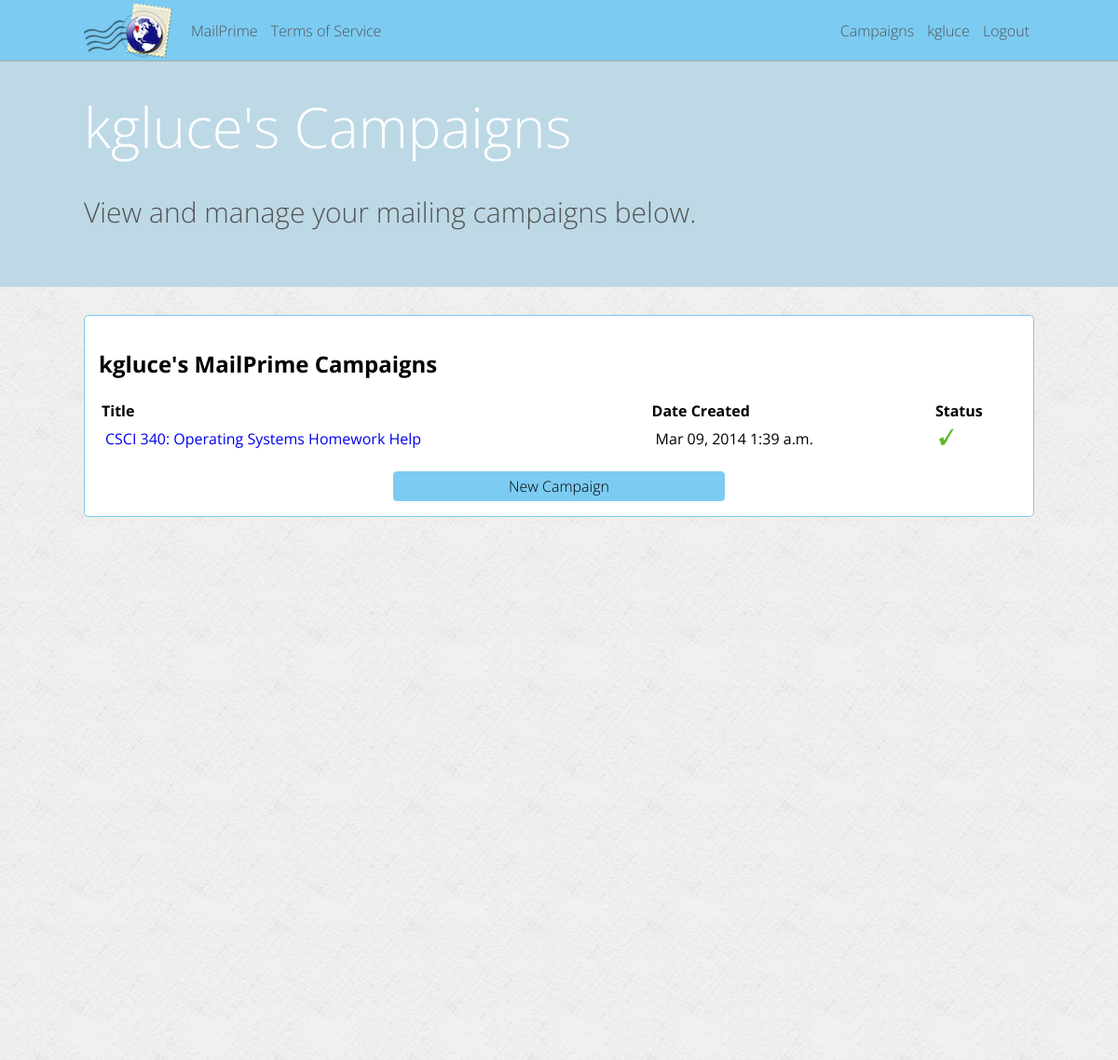
Before: /kgluce/campaigns (signed in) with the older database file.
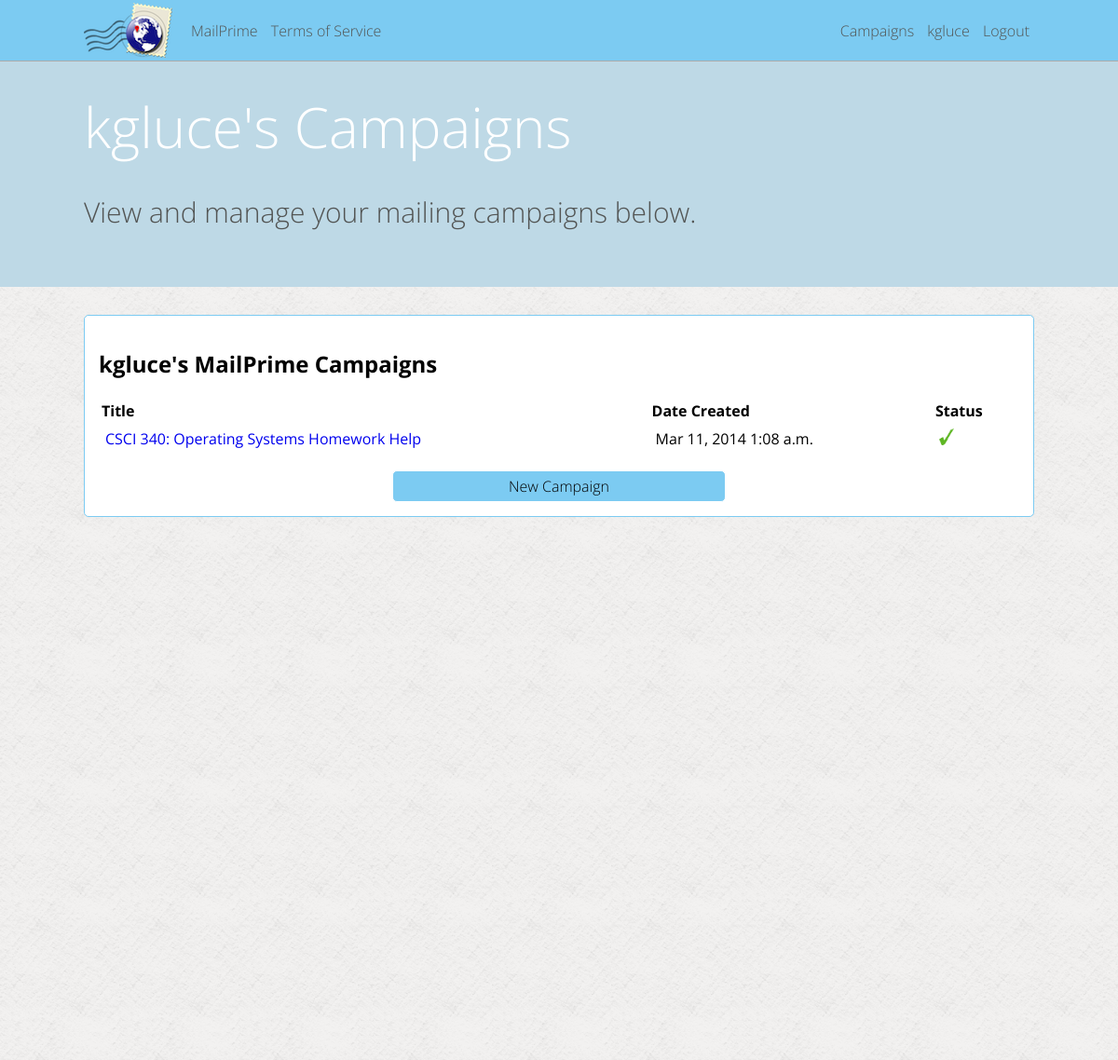
After: the same page with the newer database file.
### mailer/models.py (models this page shows, shortened)
class Campaign(models.Model):
	title = models.CharField(max_length=200)
	about = models.TextField()
	created_date = models.DateTimeField(auto_now_add=True, blank=True)
	updated_date = models.DateTimeField(auto_now=True)
	active = models.BooleanField(default=True)
	user = models.ForeignKey(User)

### mailer/campaign_views.py (the view)
# urls.py: url(r'^(\w+)/campaigns$', campaign_views.user_campaigns, name='user_campaigns'),
def user_campaigns(request, param_username):
	page_vars = { "page_title": request.user.username + '\'s campaigns' }
	if current_user(request) and param_username == request.user.username:
		user_campaigns = Campaign.objects.filter(user = request.user).order_by('-created_date')
		page_vars['campaigns'] = user_campaigns
		return render(request, 'campaign/index.html', page_vars)
	else:
		raise Http404

### mailer/lib.py (called while the page is built)
def current_user(request):
	if request.user.is_authenticated():
		return True
	else:
		return False

### mailer/templates/campaign/index.html
{% extends "_base.html" %}
{% block content %}
<div class="solid_bg">
<h2>{{ user.username }}'s MailPrime Campaigns</h2>
<table class="full_width">
<tr>
	<th>Title</th>
	<th>Date Created</th>
	<th>Status</th>
</tr>
{% for campaign in campaigns %}
<tr>
	<td><a href="/{{ user.username }}/campaign-{{ campaign.pk }}">{{ campaign.title }}</a></td>
	<td>{{ campaign.created_date|date:"M d, Y" }} {{ campaign.created_date|time:"P" }}</td>
	{% if campaign.active %}
		<td><img src="/static/images/bueno.png" height="18px" /></td>
	{% else %}
		<td><img src="/static/images/no_bueno.png" height="18px" /></td>
	{% endif %}
{% endfor %}
</table>
<a class="link_button_center" href="/{{ user.username }}/campaigns/new">New Campaign</a>
</div>
{% endblock %}
{% block header %}
<h5 id="header_title">{{ user.username }}'s Campaigns</h5>
<p id="header_desc">View and manage your mailing campaigns below.</p>
{% endblock header %}

Changed rows visible on the page:
changed Campaign "CSCI 340: Operating Systems Homework Help": created_date "Mar 09, 2014" → "Mar 11, 2014"; created_date "1:39 a.m." → "1:08 a.m."
